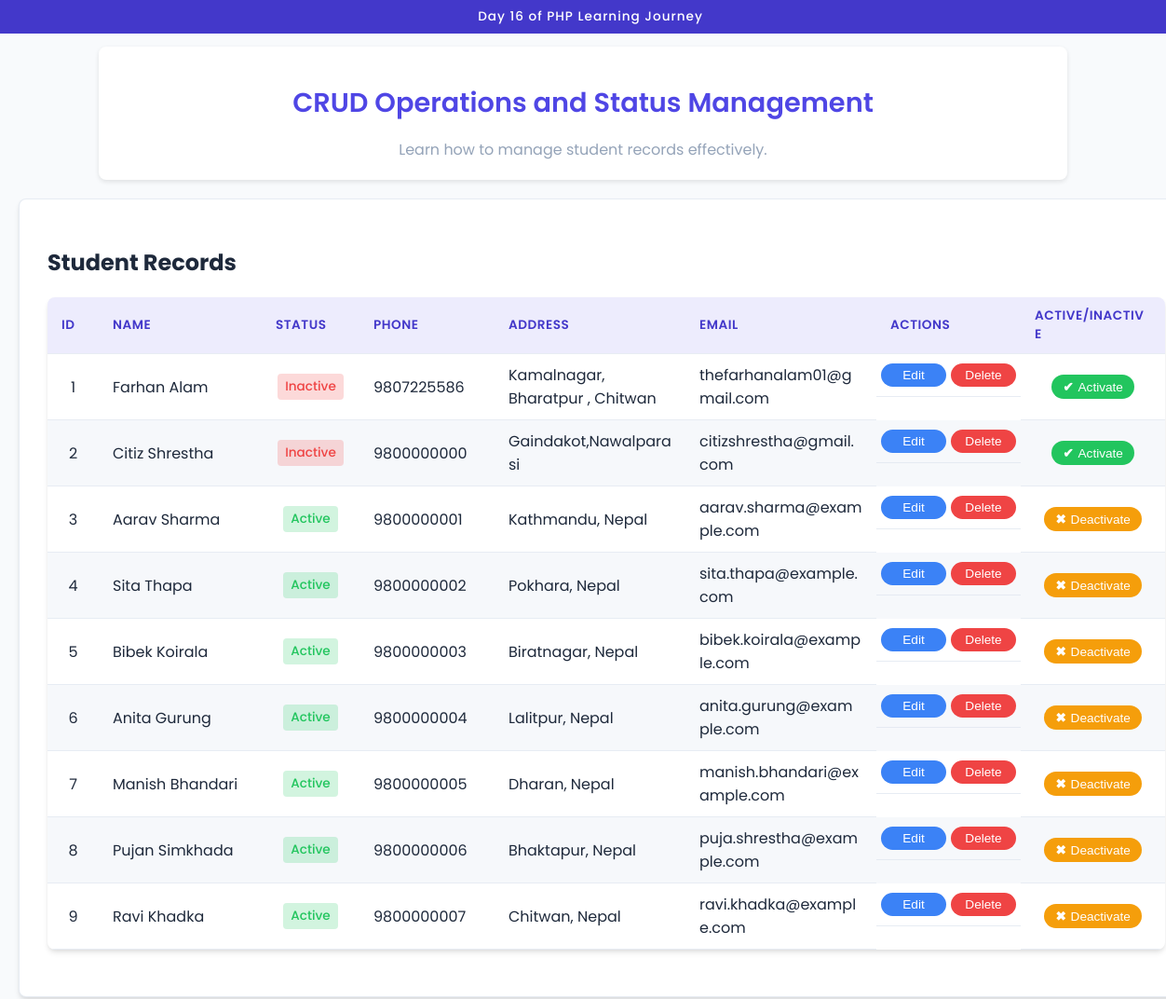
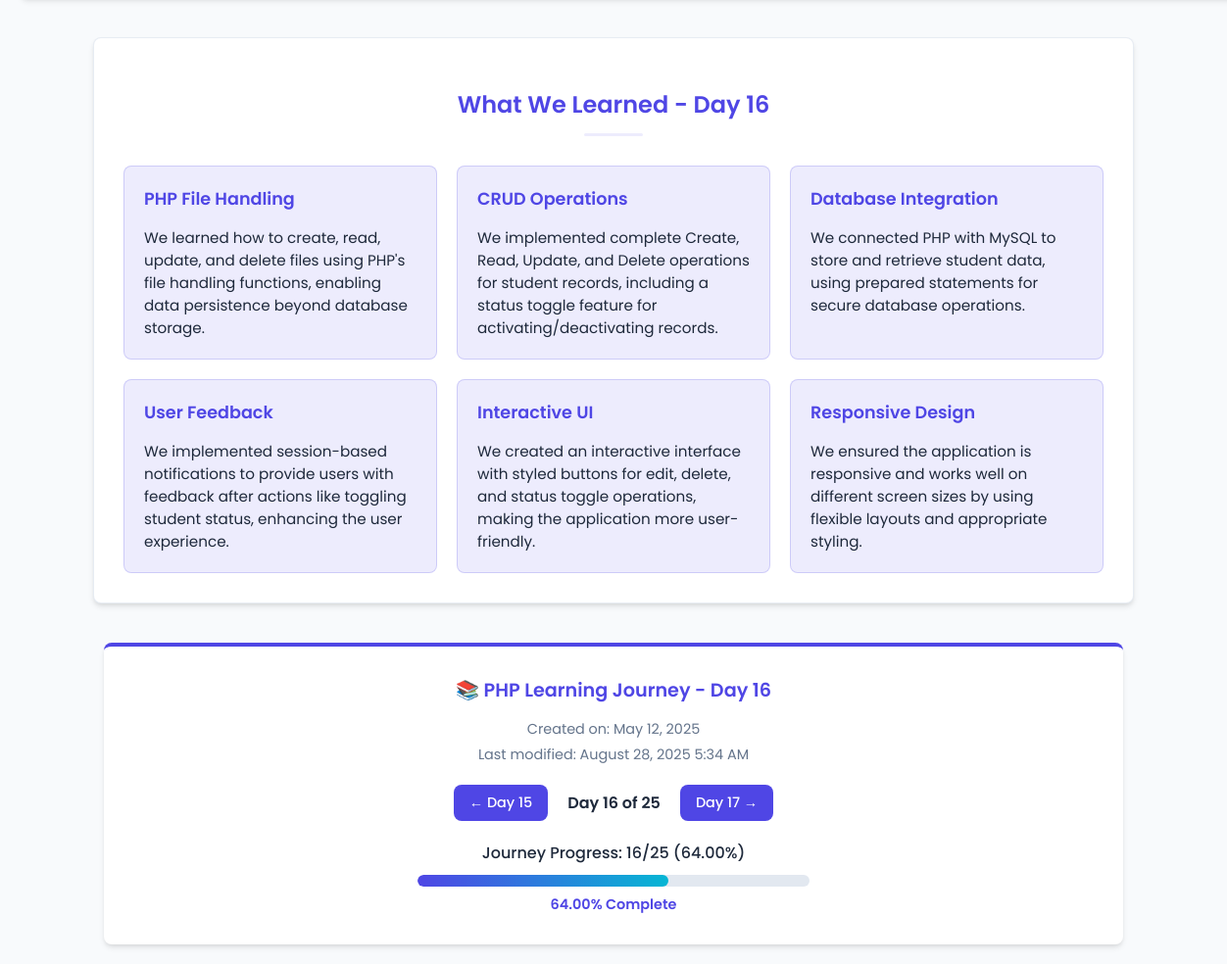
Page /Day_16/index.php on the committed database (2 pictures, top to bottom).
### tables this page shows
CREATE TABLE `students` (
  `id` int(11) NOT NULL,
  `Name` varchar(100) NOT NULL,
  `Age` int(11) NOT NULL,
  `Address` varchar(150) NOT NULL,
  `Roll_no` int(11) NOT NULL,
  `Status` int(11) NOT NULL DEFAULT 1,
  `Email` varchar(50) NOT NULL,
  `Phone` varchar(15) NOT NULL
);

### Day_16/index.php (the view, shortened to what this page needs)
<?php
$conn = db();
if ($conn->connect_error) {
    $connection_status = "<p class='error'>Connection failed: " . $conn->connect_error . "</p>";
} else {
    $query = "SELECT * FROM `students`";
    $result = $conn->query($query);
    $students = [];
    if($result->num_rows > 0) {
        $students = $result->fetch_all(MYSQLI_ASSOC);
    } else {
        echo "<p>No students found in the database.</p>";
    }
}
?>
<!DOCTYPE html>
<html lang="en">
<head>
</head>
<body>
        <div class="day-indicator">Day 16 of PHP Learning Journey</div>
    <div class="dashboard-header">
        <h1 class="dashboard-title">CRUD Operations and Status Management</h1>
        <p class="dashboard-subtitle">Learn how to manage student records effectively.</p>
    </div>
    <div class="container">
        <h2>Student Records</h2>
        <?php
        if(isset($result) && mysqli_num_rows($result) > 0) {
        ?>
        <table>
            <thead>
                <tr>
                    <th style="width: 3%;">ID</th>
                    <th style="width: 15%;">Name</th>
                    <th style="width: 8%;">Status</th>
                    <th style="width: 12%;">Phone</th>
                    <th style="width: 18%;">Address</th>
                    <th style="width: 18%;">Email</th>
                    <th style="width: 13%;">Actions</th>
                    <th style="width: 13%;">Active/Inactive</th>
                </tr>
            </thead>
            <tbody>
                <?php
                foreach ($students as $student) {
                    echo "<tr>";
                    echo "<td style='text-align: center;'>".$student['id']."</td>";
                    echo "<td>".$student['Name']."</td>";
                    $status = $student['Status'];
                    if($status == 1){
                        echo "<td style='text-align: center;'><span class='status-active'>Active</span></td>";
                    } else{
                        echo "<td style='text-align: center;'><span class='status-inactive'>Inactive</span></td>";
                    }
                    echo "<td>".$student['Phone']."</td>";
                    echo "<td>".$student['Address']."</td>";
                    echo "<td>".$student['Email']."</td>";
                    echo "<td class='actions'>
                        <button onclick=\"window.location.href='edit.php?id=".$student['id']."'\" class='edit-btn'>Edit</button>
                        <button onclick=\"window.location.href='delete.php?id=".$student['id']."'\" class='delete-btn'>Delete</button>
                    </td>";
                    $statusClass = ($student['Status'] == 1) ? 'deactivate-btn' : 'activate-btn';
                    $statusAction = ($student['Status'] == 1) ? 'Deactivate' : 'Activate';
                    $statusIcon = ($student['Status'] == 1) ? '&#10006;' : '&#10004;';
                    echo "<td class='status-actions'>
                        <button onclick=\"window.location.href='toggle.php?id=".$student['id']."&status=".$student['Status']."'\" class='".$statusClass."'>
                            <span class='status-icon'>".$statusIcon."</span> ".$statusAction."
                        </button>
                    </td>";
                    echo "</tr>";
                }
                ?>
            </tbody>
        </table>
        <?php
        } else {
            echo "<p>No student records found.</p>";
        }
        ?>
    </div>
    <div class="learning-section">
        <h2 class="learning-title">What We Learned - Day 16</h2>
        <div class="learning-grid">
            <div class="learning-card">
                <h3>PHP File Handling</h3>
                <p>We learned how to create, read, update, and delete files using PHP's file handling functions, enabling data persistence beyond database storage.</p>
            </div>
            <div class="learning-card">
                <h3>CRUD Operations</h3>
                <p>We implemented complete Create, Read, Update, and Delete operations for student records, including a status toggle feature for activating/deactivating records.</p>
            </div>
            <div class="learning-card">
                <h3>Database Integration</h3>
                <p>We connected PHP with MySQL to store and retrieve student data, using prepared statements for secure database operations.</p>
            </div>
            <div class="learning-card">
                <h3>User Feedback</h3>
                <p>We implemented session-based notifications to provide users with feedback after actions like toggling student status, enhancing the user experience.</p>
            </div>
            <div class="learning-card">
                <h3>Interactive UI</h3>
                <p>We created an interactive interface with styled buttons for edit, delete, and status toggle operations, making the application more user-friendly.</p>
            </div>
            <div class="learning-card">
                <h3>Responsive Design</h3>
                <p>We ensured the application is responsive and works well on different screen sizes by using flexible layouts and appropriate styling.</p>
            </div>
        </div>
    </div>
    <div class="footer">
        <div class="footer-title">
            📚 PHP Learning Journey - Day 16
        </div>
        <div class="footer-dates">
            <p>Created on: May 12, 2025</p>
            <p>Last modified: <?= date("F j, Y g:i A") ?></p>
        </div>
        <div class="navigation">
            <a href="../Day_15.php" class="nav-btn">← Day 15</a>
            <span class="day-counter">Day 16 of 25</span>
            <a href="../Day_17.php" class="nav-btn">Day 17 →</a>
        </div>
        <div class="progress-section">
            <div class="progress-text">Journey Progress: 16/25 (64.00%)</div>
            <div class="progress-bar">
                <div class="progress-fill" style="width: 64.00%"></div>
            </div>
            <div class="progress-percentage">64.00% Complete</div>
        </div>
    </div>
</body>
</html>

### rows in the picture
students: id "1", Name "Farhan Alam", shows "Inactive", Phone "9807225586", Address "Kamalnagar, Bharatpur , Chitwan", Email "thefarhanalam01@gmail.com", Status "✔", Status "Activate"
students: id "2", Name "Citiz Shrestha", shows "Inactive", Phone "9800000000", Address "Gaindakot,Nawalparasi", Email "citizshrestha@gmail.com", Status "✔", Status "Activate"
students: id "3", Name "Aarav Sharma", shows "Active", Phone "9800000001", Address "Kathmandu, Nepal", Email "aarav.sharma@example.com", Status "✖", Status "Deactivate"
students: id "4", Name "Sita Thapa", shows "Active", Phone "9800000002", Address "Pokhara, Nepal", Email "sita.thapa@example.com", Status "✖", Status "Deactivate"
students: id "5", Name "Bibek Koirala", shows "Active", Phone "9800000003", Address "Biratnagar, Nepal", Email "bibek.koirala@example.com", Status "✖", Status "Deactivate"
students: id "6", Name "Anita Gurung", shows "Active", Phone "9800000004", Address "Lalitpur, Nepal", Email "anita.gurung@example.com", Status "✖", Status "Deactivate"
students: id "7", Name "Manish Bhandari", shows "Active", Phone "9800000005", Address "Dharan, Nepal", Email "manish.bhandari@example.com", Status "✖", Status "Deactivate"
students: id "8", Name "Pujan Simkhada", shows "Active", Phone "9800000006", Address "Bhaktapur, Nepal", Email "puja.shrestha@example.com", Status "✖", Status "Deactivate"
students: id "9", Name "Ravi Khadka", shows "Active", Phone "9800000007", Address "Chitwan, Nepal", Email "ravi.khadka@example.com", Status "✖", Status "Deactivate"
